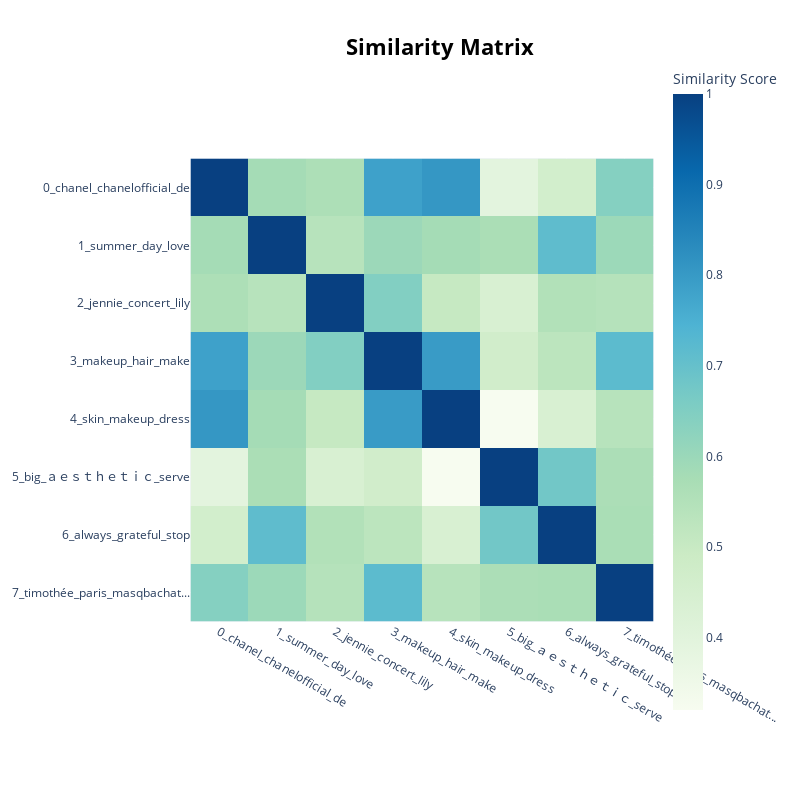

The notebook cell this image was saved under:
### Code cell
bert_topic_model.visualize_heatmap()

### Figure 1 — Plotly figure (JSON) as saved in the notebook; plotly's stock layout.template omitted (floating-point values rounded to 4 significant figures)
{"data": [{"coloraxis": "coloraxis", "hovertemplate": "x: %{x}<br>y: %{y}<br>Similarity Score: %{z}<extra></extra>", "name": "0", "type": "heatmap", "x": ["0_chanel_chanelofficial_de", "1_summer_day_love", "2_jennie_concert_lily", "3_makeup_hair_make", "4_skin_makeup_dress", "5_big_ａｅｓｔｈｅｔｉｃ_serve", "6_always_grateful_stop", "7_timothée_paris_masqbachat..."], "xaxis": "x", "y": ["0_chanel_chanelofficial_de", "1_summer_day_love", "2_jennie_concert_lily", "3_makeup_hair_make", "4_skin_makeup_dress", "5_big_ａｅｓｔｈｅｔｉｃ_serve", "6_always_grateful_stop", "7_timothée_paris_masqbachat..."], "yaxis": "y", "z": [[1.0, 0.5815, 0.5632, 0.7834, 0.8067, 0.3929, 0.4627, 0.6411], [0.5815, 1.0, 0.5397, 0.5987, 0.5806, 0.569, 0.7135, 0.5972], [0.5632, 0.5397, 1, 0.6468, 0.5042, 0.4381, 0.5525, 0.5436], [0.7834, 0.5987, 0.6468, 1.0, 0.7965, 0.4683, 0.5285, 0.7193], [0.8067, 0.5806, 0.5042, 0.7965, 1.0, 0.3201, 0.4408, 0.5391], [0.3929, 0.569, 0.4381, 0.4683, 0.3201, 1.0, 0.6777, 0.566], [0.4627, 0.7135, 0.5525, 0.5285, 0.4408, 0.6777, 1, 0.5714], [0.6411, 0.5972, 0.5436, 0.7193, 0.5391, 0.566, 0.5714, 1.0]]}], "layout": {"coloraxis": {"colorbar": {"title": {"text": "Similarity Score"}}, "colorscale": [[0, "rgb(247,252,240)"], [0.125, "rgb(224,243,219)"], [0.25, "rgb(204,235,197)"], [0.375, "rgb(168,221,181)"], [0.5, "rgb(123,204,196)"], [0.625, "rgb(78,179,211)"], [0.75, "rgb(43,140,190)"], [0.875, "rgb(8,104,172)"], [1, "rgb(8,64,129)"]]}, "height": 800, "hoverlabel": {"bgcolor": "white", "font": {"family": "Rockwell", "size": 16}}, "legend": {"title": {"text": "Trend"}}, "margin": {"t": 60}, "showlegend": true, "title": {"font": {"color": "Black", "size": 22}, "text": "<b>Similarity Matrix</b>", "x": 0.55, "xanchor": "center", "y": 0.95, "yanchor": "top"}, "width": 800, "xaxis": {"anchor": "y", "constrain": "domain", "domain": [0, 1], "scaleanchor": "y"}, "yaxis": {"anchor": "x", "autorange": "reversed", "constrain": "domain", "domain": [0, 1]}}}
